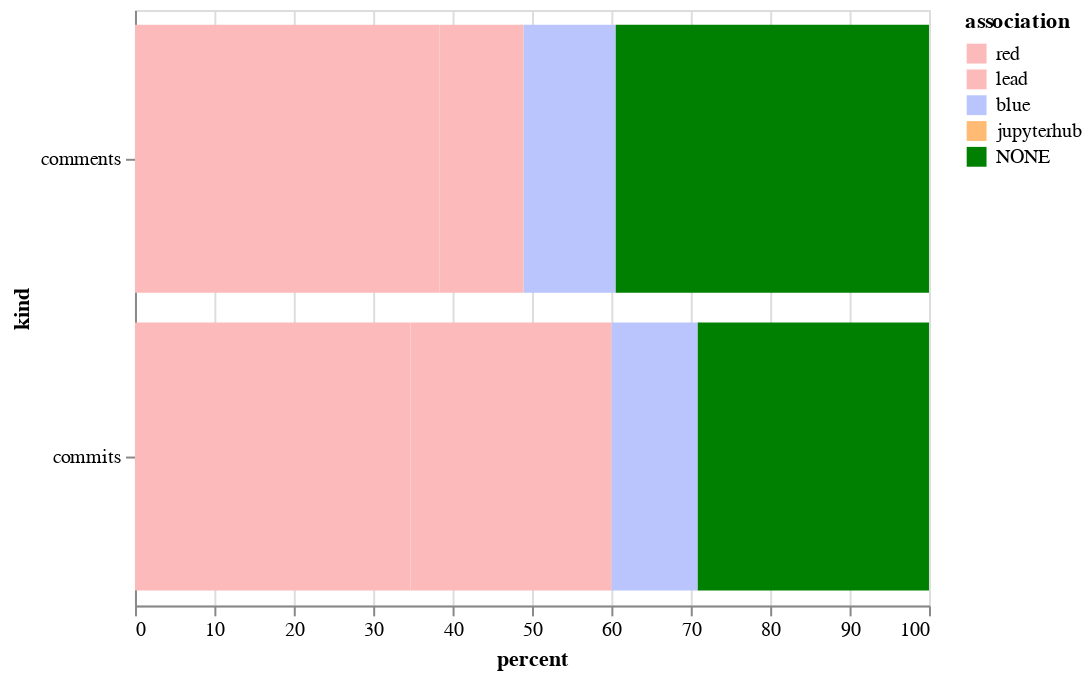

The cell this chart's notebook holds for it:
### Code cell
alt.Chart(totalboth).mark_bar().encode(
    x='percent',
    y='kind',
    color=alt.Color('association', scale=color_scale)
)

### Figure 1 — Vega-Lite specification as saved in the notebook (floating-point values rounded to 4 significant figures)
{"$schema": "https://vega.github.io/schema/vega-lite/v2.6.0.json", "config": {"view": {"height": 300, "width": 400}}, "data": {"name": "data-698c7bb690ce82e00e95d3b4f050873d"}, "datasets": {"data-698c7bb690ce82e00e95d3b4f050873d": [{"association": "NONE", "kind": "comments", "percent": 39.48}, {"association": "blue", "kind": "comments", "percent": 11.59}, {"association": "lead", "kind": "comments", "percent": 10.59}, {"association": "red", "kind": "comments", "percent": 38.34}, {"association": "NONE", "kind": "commits", "percent": 29.16}, {"association": "blue", "kind": "commits", "percent": 10.84}, {"association": "lead", "kind": "commits", "percent": 25.3}, {"association": "red", "kind": "commits", "percent": 34.7}]}, "encoding": {"color": {"field": "association", "scale": {"domain": ["red", "lead", "blue", "jupyterhub", "NONE"], "range": ["#fdbaba", "#fdbaba", "#bac5fd", "#ffbb74", "green"]}, "type": "nominal"}, "x": {"field": "percent", "type": "quantitative"}, "y": {"field": "kind", "type": "nominal"}}, "mark": "bar"}
